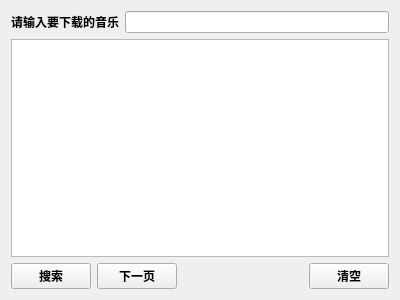
<?xml version="1.0" encoding="UTF-8"?>
<ui version="4.0">
 <class>Form</class>
 <widget class="QWidget" name="Form">
  <property name="geometry">
   <rect>
    <x>0</x>
    <y>0</y>
    <width>400</width>
    <height>300</height>
   </rect>
  </property>
  <property name="windowTitle">
   <string>音乐下载器</string>
  </property>
  <layout class="QVBoxLayout" name="verticalLayout">
   <item>
    <layout class="QHBoxLayout" name="horizontalLayout">
     <item>
      <widget class="QLabel" name="label">
       <property name="font">
        <font>
         <weight>75</weight>
         <bold>true</bold>
        </font>
       </property>
       <property name="text">
        <string>请输入要下载的音乐</string>
       </property>
      </widget>
     </item>
     <item>
      <widget class="QLineEdit" name="lineEdit"/>
     </item>
    </layout>
   </item>
   <item>
    <widget class="QListWidget" name="listWidget"/>
   </item>
   <item>
    <layout class="QHBoxLayout" name="horizontalLayout_2">
     <item>
      <widget class="QPushButton" name="pushButton">
       <property name="font">
        <font>
         <weight>75</weight>
         <bold>true</bold>
        </font>
       </property>
       <property name="text">
        <string>搜索</string>
       </property>
      </widget>
     </item>
     <item>
      <widget class="QPushButton" name="pushButton_2">
       <property name="font">
        <font>
         <weight>75</weight>
         <bold>true</bold>
        </font>
       </property>
       <property name="text">
        <string>下一页</string>
       </property>
      </widget>
     </item>
     <item>
      <spacer name="horizontalSpacer_3">
       <property name="orientation">
        <enum>Qt::Horizontal</enum>
       </property>
       <property name="sizeHint" stdset="0">
        <size>
         <width>40</width>
         <height>20</height>
        </size>
       </property>
      </spacer>
     </item>
     <item>
      <widget class="QPushButton" name="pushButton_3">
       <property name="font">
        <font>
         <weight>75</weight>
         <bold>true</bold>
        </font>
       </property>
       <property name="text">
        <string>清空</string>
       </property>
      </widget>
     </item>
    </layout>
   </item>
  </layout>
 </widget>
 <resources/>
 <connections/>
</ui>
